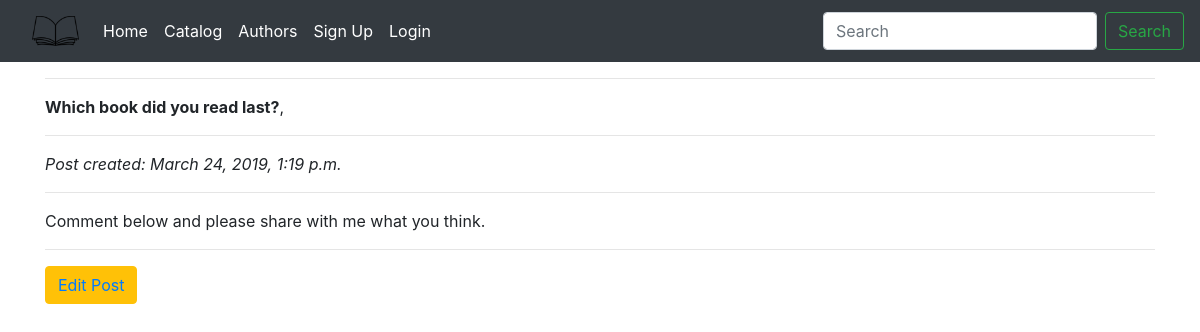
Page /blog/2 on the committed database.
### blog/models.py (models this page shows, shortened)
class Post(models.Model):
    author = models.ForeignKey(User)
    title = models.CharField(max_length=255, blank=False, null=False)
    content = models.TextField()
    date_created = models.DateTimeField(auto_now_add=True)
    category = models.ManyToManyField(Category, default=None)
    tags = models.ManyToManyField('Tag')
    class Meta:
        ordering = ['-date_created']
        unique_together = ['user', 'message']

### blog/views.py (the view)
# urls.py: path('<int:pk>', views.PostDetailView.as_view(), name='blog-detail'),
class PostDetailView(generic.DetailView):
    model = Post

### blog/templates/blog/post_detail.html
{% extends "base.html" %}
{% block content %}
  <hr>
  <strong>{{post.title}}</strong>,<hr> <em>Post created: {{post.date_created}}</em><hr>
  {{post.content}}<hr>
  <button type="button" class='btn btn-warning'>
    <a href="{% url 'blog:blog-update' post.pk %}">Edit Post</a>
  </button>
{% endblock %}

### rows in the picture
Post: title "Which book did you read last?", date_created "March 24, 2019, 1:19 p.m.", content "Comment below and please share with me what you think."
